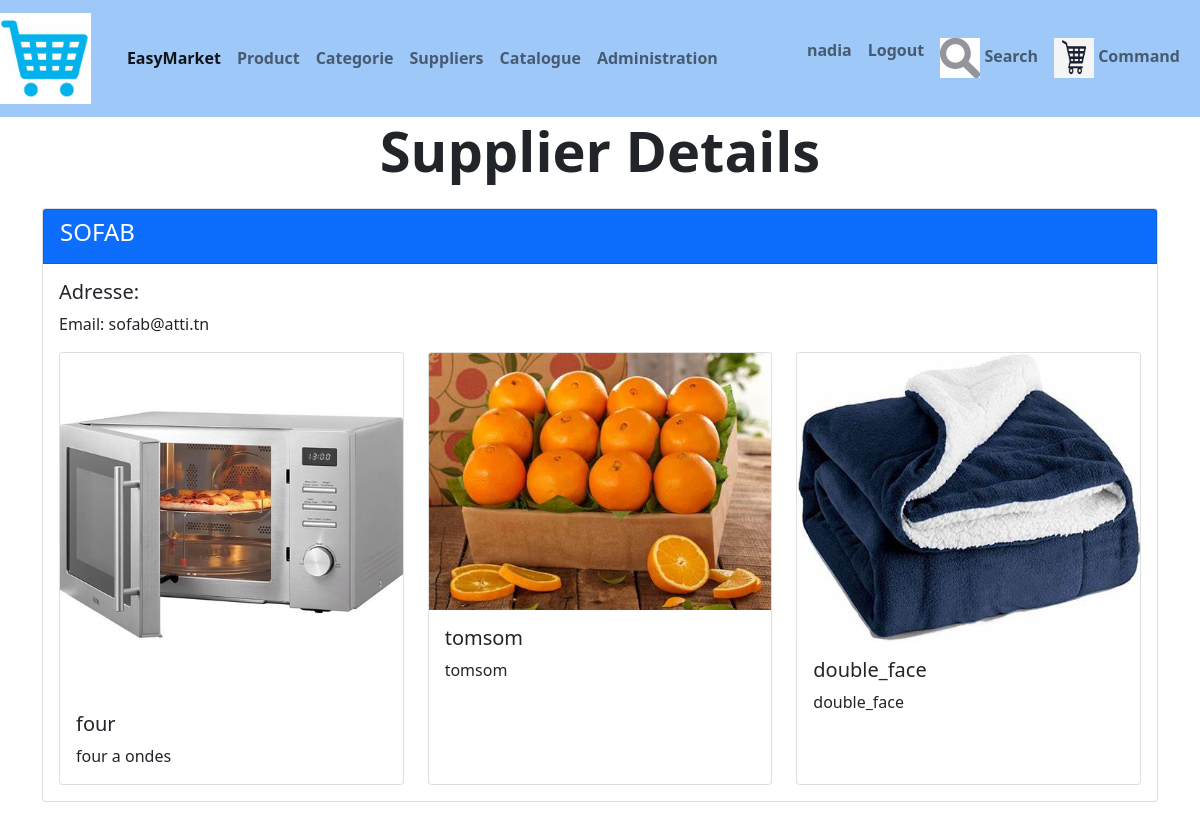
The page /magasin/fournisseur/9/ (signed in) on the database its author committed.
### magasin/models.py (models this page shows, shortened)
class Fournisseur (models.Model) :
    nom	=models.CharField	(max_length=100)
    adresse	=models.TextField()
    email=	models.EmailField	()
    telephone=	models.CharField	(max_length=8)

class Produit(models.Model) :
    TYPE_CHOICES = [
        ('em', 'emballé'),
        ('fr', 'Frais'),
        ('cs', 'Conserve')
    ]
    libellé=models.CharField(max_length=100)
    description=models.TextField(default='Non definie')
    prix = models.DecimalField(max_digits=10, decimal_places=3)
    type = models.CharField(max_length=2,choices=TYPE_CHOICES,default='em')
    img=models.ImageField(blank=True)
    catégorie = models.ForeignKey('Categorie', on_delete=models.CASCADE, null=True)
    Fournisseur=models.ForeignKey('Fournisseur',on_delete=models.CASCADE,null=True)

### magasin/views.py (the view)
# urls.py: path('fournisseur/<int:fournisseur_id>/', views.fournisseur_detail, name='fournisseur_detail'),
@login_required(login_url="/users/login")
def fournisseur_detail(request, fournisseur_id):
    template = loader.get_template('magasin/fournisseur_detail.html')
    fournisseur = Fournisseur.objects.get(id=fournisseur_id)
    produits = fournisseur.produit_set.all()
    context = {
        'fournisseur': fournisseur,
        'produits': produits,
    }
    return render(request,'magasin/fournisseur_detail.html', context)

### magasin/templates/magasin/fournisseur_detail.html
{% extends './base.html' %}
{% block content %}
<div class="container">
  <h1 class="display-4 mb-4 fw-bold text-center">Supplier Details</h1>
  <div class="card mb-3">
    <div class="card-header bg-primary text-white card">
      <h4 class="card-header-title">{{ fournisseur.nom }}</h4>
    </div>
    <div class="card-body">
      <h5 class="card-title">Adresse: {{ fournisseur.adress }}</h5>
      <p class="card-text">Email: {{ fournisseur.email }}</p>
      <div class="row row-cols-1 row-cols-md-3 g-4">
        {% for produit in produits %}
        <div class="col">
          <div class="card h-100">
            <img src="/media/{{ produit.img }}" class="card-img-top" alt="{{ produit.libellé}}">
            <div class="card-body">
              <h5 class="card-title">{{ produit.libellé }}</h5>
              <p class="card-text">{{ produit.description }}</p>
            </div>
          </div>
        </div>
        {% empty %}
        <p>No products found</p>
        {% endfor %}
      </div>
    </div>
  </div>
</div>
{% endblock %}

### magasin/templates/magasin/base.html (shortened to what this page needs)
{% load static %}
<!DOCTYPE html>
<html>
<head>
<link href="https://cdn.jsdelivr.net/npm/bootstrap@5.0.2/dist/css/bootstrap.min.css" rel="stylesheet">
<link rel='stylesheet' type='text/css' media='screen' href="{% static 'css/base.css'%}">
</head>
<body>
	<nav class="navbar navbar-expand-lg navbar-light" style="background-color: rgb(157, 200, 248) ;text-align: center ;color: black; font-weight: bold;">
		<a class="navbar-brand" href="{% url 'index' %}"><img src="/static/logo/chario.jpg" style="width: 100%; max-width: 100px; height: auto;"></img></a>
		<div class="container-fluid">
		<div class="collapse navbar-collapse" id="navbarSupportedContent">
			<ul class="navbar-nav me-auto mb-2 mb-lg-0">
			  <li class="nav-item">
				<a class="nav-link active" aria-current="page" href="#">EasyMarket</a>
			  </li>
			  <li class="nav-item ">
				<a class="nav-link" href="{% url 'index' %}">Product</a>
			  </li>
			  <li class="nav-item ">
				<a class="nav-link" href="{% url 'categorie_list' %}">Categorie</a>
			  </li>
			  <li class="nav-item ">
				<a class="nav-link" href="{% url 'fournisseur_list' %}">Suppliers</a>
			  </li>
			  <li class="nav-item">
				<a class="nav-link" href="{% url 'catalogue' %}">Catalogue</a>
			  </li>
			  <li class="nav-item ">
				<a class="nav-link" href="{% url 'admin:index' %}">Administration</a>
			  </li>
		</ul>
			</div>
			<ul class="navbar-nav ml-auto">
				{% if user.is_authenticated %}
				<li class="nav-item">
					<a class="nav-link">
						{{ user }}
					</a>
				</li>
				<li>
					<a class="nav-link" href="{% url 'logout' %}">Logout</a>
				</li>
				{% endif %}
				<li class="nav-item">
					<a class="nav-link" href="{% url 'search' %}">
						<img src="{% static 'logo/sea.jpg' %}" alt="Logo" style="width: 40px; height: 40px;">
						<span>Search</span>
					</a>
				</li>
				<li class="nav-item">
					<a class="nav-link" href="{% url 'commande_list' %}">
						<img src="{% static 'logo/corbeille.jpg' %}" alt="Logo" style="width: 40px; height: 40px;">
						<span>Command</span>
					</a>
				</li>
			</ul>
	  </nav>
{% block content %} {% endblock %}
</body>
</html>

### rows shown on the page
Fournisseur: nom "SOFAB", email "sofab@atti.tn"
Produit: img (picture), libellé "four", description "four a ondes"
Produit: img (picture), libellé "tomsom", description "tomsom"
Produit: img (picture), libellé "double_face", description "double_face"

### other values the page prints
{{ user }} "nadia"
